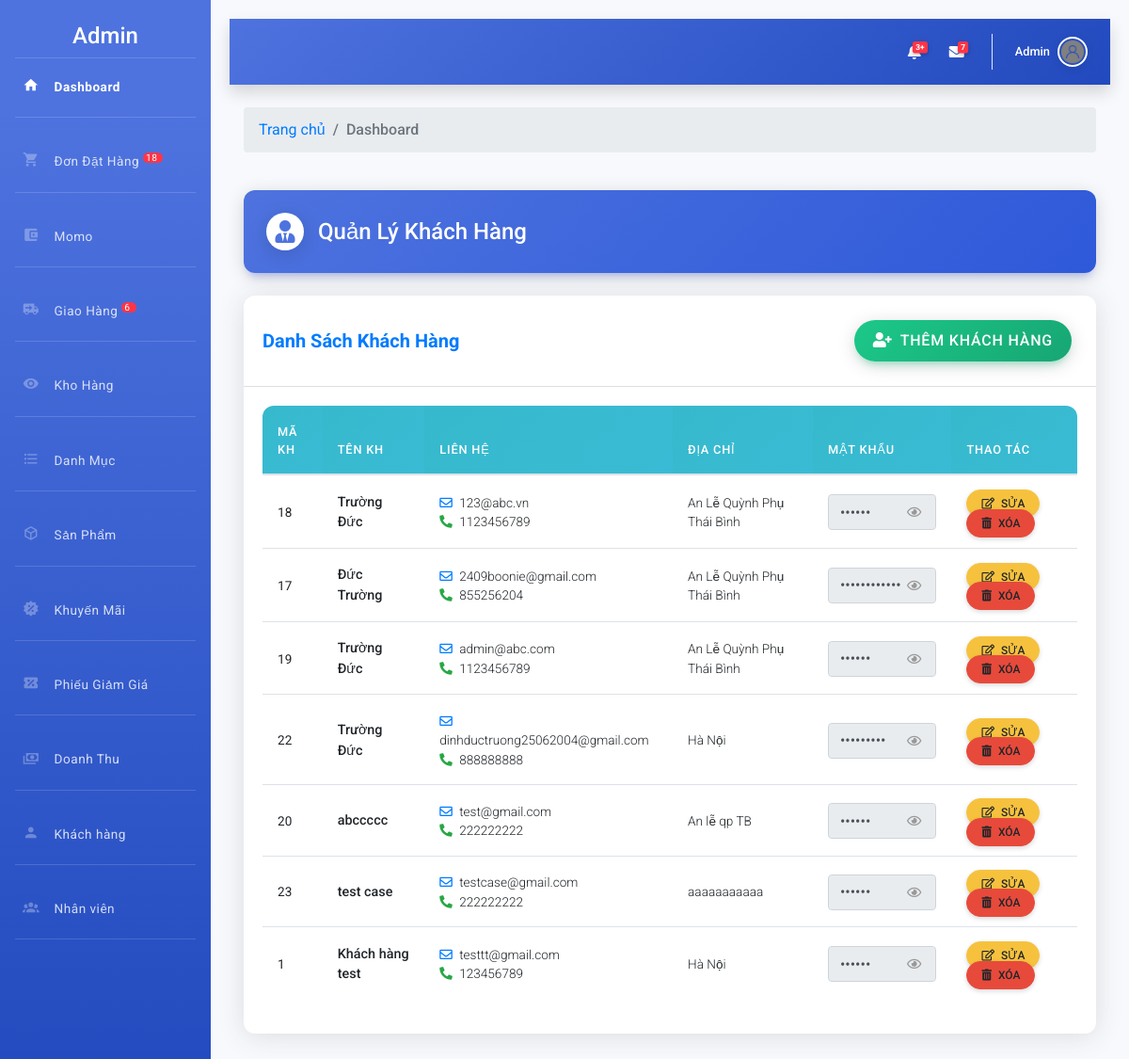
Screenshot of /admin/index.php?action=khachhang (signed in) with the database file from the repository.
### tables this page shows
CREATE TABLE `khachhang` (
  `MaKH` int NOT NULL,
  `TenKH` varchar(50) NOT NULL,
  `Email` varchar(50) NOT NULL,
  `SDT` bigint NOT NULL,
  `DiaChi` text NOT NULL,
  `MatKhau` varchar(50) NOT NULL
);

### admin/khachhang/danhsach.php (the view, shortened to what this page needs)
<!DOCTYPE html>
<html lang="vi">
<head>
    <link rel="stylesheet" href="https://cdnjs.cloudflare.com/ajax/libs/twitter-bootstrap/4.6.0/css/bootstrap.min.css">
    <link rel="stylesheet" href="https://cdnjs.cloudflare.com/ajax/libs/font-awesome/5.15.3/css/all.min.css">
    <link rel="stylesheet" href="https://cdnjs.cloudflare.com/ajax/libs/google-fonts/1.0.0/families/roboto.css">
    <link rel="stylesheet" href="https://cdnjs.cloudflare.com/ajax/libs/datatables/1.10.21/css/dataTables.bootstrap4.min.css">
    <link rel="stylesheet" href="https://cdnjs.cloudflare.com/ajax/libs/animate.css/4.1.1/animate.min.css">
</head>
<body>
<?php
    $sql = "select * from khachhang";
    $rs = mysqli_query($conn, $sql);
?>
<div class="container-fluid py-4">
    <div class="page-header animate-in">
        <h4>
            <span class="page-icon"><i class="fas fa-user-tie"></i></span>
            Quản Lý Khách Hàng
        </h4>
    </div>
    <div class="card animate-in">
        <div class="card-header d-flex justify-content-between align-items-center">
            <h5 class="m-0 font-weight-bold text-primary">Danh Sách Khách Hàng</h5>
            <a href="?action=khachhang&view=them" class="btn btn-add">
                <i class="fas fa-user-plus mr-2"></i>Thêm Khách Hàng
            </a>
        </div>
        <div class="card-body">
            <div class="table-responsive">
                <table id="employeeTable" class="table table-hover employee-table">
                    <thead>
                        <tr>
                            <th>Mã KH</th>
                            <th>Tên KH</th>
                            <th>Liên Hệ</th>
                            <th>Địa Chỉ</th>
                            <th>Mật Khẩu</th>
                            <th>Thao Tác</th>
                        </tr>
                    </thead>
                    <tbody>
                        <?php while ($row = mysqli_fetch_array($rs)) { ?>
                        <tr>
                            <td><strong><?php echo $row['MaKH']; ?></strong></td>
                            <td>
                                <div class="employee-info">
                                    <div class="name"><?php echo $row['TenKH']; ?></div>
                                </div>
                            </td>
                            <td>
                                <div><i class="far fa-envelope mr-1 text-primary"></i> <?php echo $row['Email']; ?></div>
                                <div><i class="fas fa-phone-alt mr-1 text-success"></i> <?php echo $row['SDT']; ?></div>
                            </td>
                            <td><?php echo $row['DiaChi']; ?></td>
                            <td>
                                <div class="password-field">
                                    <input type="password" class="form-control password-input" readonly value="<?php echo $row['MatKhau']; ?>">
                                    <button type="button" class="password-toggle">
                                        <i class="far fa-eye"></i>
                                    </button>
                                </div>
                            </td>
                            <td>
                                <a href="index.php?action=khachhang&view=sua&makh=<?php echo $row['MaKH']; ?>" class="btn btn-action btn-edit">
                                    <i class="far fa-edit mr-1"></i> Sửa
                                </a>
                                <a href="khachhang/xuly.php?xoa&makh=<?php echo $row['MaKH']; ?>" class="btn btn-action btn-delete btn-delete-confirm">
                                    <i class="fas fa-trash-alt mr-1"></i> Xóa
                                </a>
                            </td>
                        </tr>
                        <?php } ?>
                    </tbody>
                </table>
            </div>
        </div>
    </div>
</div>
</body>
</html>

### admin/include/menu.php (style rules this page uses)
:root { --primary: #4e73df; --primary-dark: #3a56a5; --secondary: #858796; --success: #1cc88a; --info: #36b9cc; --warning: #f6c23e; --danger: #e74a3b; --light: #f8f9fc; --dark: #5a5c69; }

### admin/include/header.php (style rules this page uses)
:root { --primary: #4e73df; --primary-dark: #3a5fc7; --secondary: #858796; --success: #1cc88a; --info: #36b9cc; --warning: #f6c23e; --danger: #e74a3b; --light: #f8f9fc; --dark: #5a5c69; }
body { font-family: 'Roboto', sans-serif; background-color: #f8f9fc; overflow-x: hidden; width: 100%; max-width: 100%; }
.container-fluid { padding-right: 0; padding-left: 0; max-width: 100%; }
.card { border: none; border-radius: 10px; box-shadow: 0 5px 15px rgba(0, 0, 0, 0.05); transition: transform 0.3s, box-shadow 0.3s; }
.card-header { background-color: #fff; border-bottom: 1px solid #edf2f9; border-top-left-radius: 10px !important; border-top-right-radius: 10px !important; font-weight: 600; }

### admin/khachhang/danhsach.php (style rules this page uses)
:root { --primary-color: #4e73df; --secondary-color: #2e59d9; --success-color: #1cc88a; --info-color: #36b9cc; --warning-color: #f6c23e; --danger-color: #e74a3b; }
body { font-family: 'Roboto', sans-serif; background-color: #f8f9fc; color: #5a5c69; }
.card { border-radius: 0.75rem; border: none; box-shadow: 0 0.15rem 1.75rem 0 rgba(58, 59, 69, 0.15); margin-bottom: 2rem; }
.card-header { background-color: transparent; border-bottom: 1px solid rgba(0, 0, 0, 0.125); padding: 1.25rem; }
.page-header { padding: 1.5rem; border-radius: 0.75rem; margin-bottom: 1.5rem; background: linear-gradient(135deg, var(--primary-color) 0%, var(--secondary-color) 100%); color: white; box-shadow: 0 4px 20px 0 rgba(0, 0, 0, 0.14), 0 7px 10px -5px rgba(76, 111, 238, 0.4); }
.page-header h4 { margin: 0; display: flex; align-items: center; font-weight: 500; }
.page-icon { width: 40px; height: 40px; border-radius: 50%; background-color: white; display: flex; align-items: center; justify-content: center; margin-right: 15px; color: var(--primary-color); box-shadow: 0 4px 20px 0 rgba(0, 0, 0, 0.14); }
.employee-table th { font-weight: 500; text-transform: uppercase; font-size: 0.8rem; letter-spacing: 0.05rem; background: linear-gradient(135deg, var(--info-color) 0%, #3abbd5 100%); color: white; border: none; padding: 0.75rem 1rem; }
.employee-table td { vertical-align: middle; padding: 0.75rem 1rem; font-size: 0.85rem; }
.btn-action { margin: 0 5px; border-radius: 50px; padding: 5px 15px; font-size: 0.75rem; font-weight: 500; text-transform: uppercase; box-shadow: 0 2px 5px rgba(0, 0, 0, 0.15); transition: all 0.3s; }
.btn-edit { background-color: var(--warning-color); border-color: var(--warning-color); color: #fff; }
.btn-delete { background-color: var(--danger-color); border-color: var(--danger-color); color: #fff; }
.btn-add { background: linear-gradient(135deg, var(--success-color) 0%, #17a673 100%); border: none; color: white; padding: 10px 20px; font-weight: 500; text-transform: uppercase; letter-spacing: 0.05rem; border-radius: 50px; box-shadow: 0 4px 20px 0 rgba(0, 0, 0, 0.14), 0 7px 10px -5px rgba(25, 205, 140, 0.4); transition: all 0.3s; }
.password-field { position: relative; }
.password-toggle { position: absolute; right: 10px; top: 50%; transform: translateY(-50%); background: none; border: none; color: #999; cursor: pointer; transition: color 0.3s; }
.table-responsive { border-radius: 0.75rem; overflow: hidden; }
.employee-info .name { font-weight: 500; font-size: 0.9rem; }
.animate-in { animation: fadeIn 0.5s ease-in-out; }

### rows the page displays
khachhang: MaKH "18", TenKH "Trường Đức", Email "123@abc.vn", SDT "1123456789", DiaChi "An Lễ Quỳnh Phụ Thái Bình"
khachhang: MaKH "17", TenKH "Đức Trường", Email "2409boonie@gmail.com", SDT "855256204", DiaChi "An Lễ Quỳnh Phụ Thái Bình"
khachhang: MaKH "19", TenKH "Trường Đức", Email "admin@abc.com", SDT "1123456789", DiaChi "An Lễ Quỳnh Phụ Thái Bình"
khachhang: MaKH "22", TenKH "Trường Đức", Email "dinhductruong25062004@gmail.com", SDT "888888888", DiaChi "Hà Nội"
khachhang: MaKH "20", TenKH "abccccc", Email "test@gmail.com", SDT "222222222", DiaChi "An lễ qp TB"
khachhang: MaKH "23", TenKH "test case", Email "testcase@gmail.com", SDT "222222222", DiaChi "aaaaaaaaaaa"
khachhang: MaKH "1", TenKH "Khách hàng test", Email "testtt@gmail.com", SDT "123456789", DiaChi "Hà Nội"

### other values shown
$dem "18"
$dem "6"
$nv['TenNV'] "Admin"
